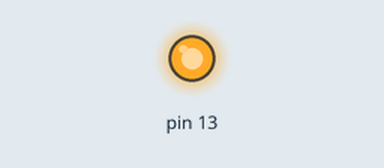
Simulated run of this sketch. Board: Arduino Uno, built with avr-gcc and run on an emulated ATmega328P. On the bench: output pins drawn as LEDs (lit = HIGH).

Above: at 0.6 s.
At 42.3 s:
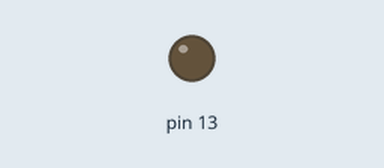
Timing chart, 0 to 44.5 s (numbered marks = the images above):
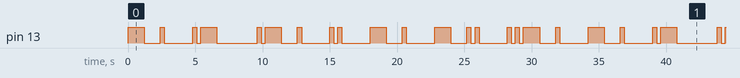

Measured:
- by itself, pin 13: moves between LOW and HIGH, repeating every 34.2 s
- by itself, everything shown: repeats every 34.2 s, in 36 steps

The sketch:

sketch_morse_name.ino
```cpp
void setup() {

pinMode(LED_BUILTIN, OUTPUT); // digital pin LED_BUILTIN is initialized as an output.
}


void morse_Dot() {
digitalWrite(LED_BUILTIN, HIGH); // turns the LED on
delay(300); // LED remains on for 0.3 seconds
digitalWrite(LED_BUILTIN, LOW); // turns the LED off
delay(300); // LED remains off for 0.3 seconds
}


void morse_Dash() {
digitalWrite(LED_BUILTIN, HIGH); // turns the LED on
delay(1200); // LED remains on for 1.2 seconds
digitalWrite(LED_BUILTIN, LOW); // turns the LED off
delay(1200); // LED remains off for 1.2 seconds
}

void loop() {
/*

Morse's code for my name is as follows: -

N _.

A ._

R ._.

I ..

N _.

D _..

E .

R ._.
*/

// N _.
morse_Dash();
morse_Dot();
delay(1800);  // delay for 1.8 second after alphabet


// A ._
morse_Dot();
morse_Dash();
delay(1800);  // delay for 1.8 second after alphabet


// R ._.
morse_Dot();
morse_Dash();
morse_Dot();
delay(1800);  // delay for 1.8 second after alphabet


// I ..
morse_Dot();
morse_Dot();
delay(1800);  // delay for 1.8 second after alphabet

//  N _.
morse_Dash();
morse_Dot();
delay(1800);  // delay for 1.8 second after alphabet

// D _..
morse_Dash();
morse_Dot();
morse_Dot();
delay(1800);  // delay for 1.8 second after alphabet
//E .
morse_Dot();

// R ._.
morse_Dot();
morse_Dash();
morse_Dot();
delay(1800);  // delay for 1.8 second after alphabet
}
```
